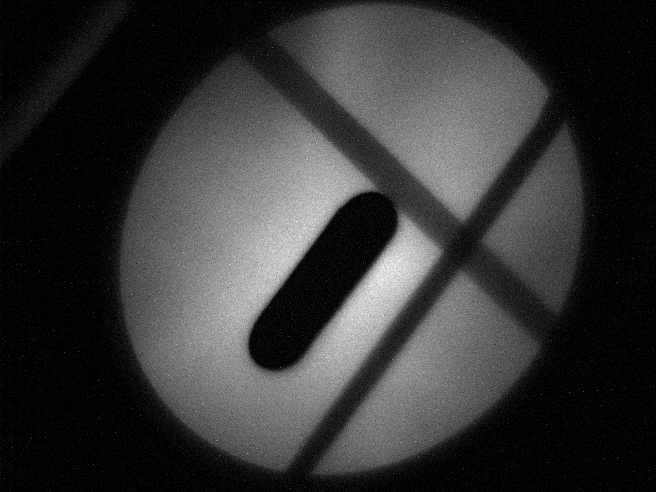
#> input picture Project2_Data/MIRAGE/ProtonSpatial/20210501/run04/Shot7.TIFF, 656 x 492 px, found by its file name
$ python app.py
#> lines starting #> are read from the running program, lines starting #| are printed output that depends on the picture; after the words box and inside, x2 and y2 are one past the last pixel; in counts of white or black regions, pixels touching at a corner belong together
import cv2
import numpy as np
from PIL import Image
import os
import logging

logging.basicConfig(level=logging.DEBUG)

# Define the base directory
BASE_DIR = os.getcwd()
output_dir = os.path.join(BASE_DIR, 'output')

# Ensure the output directory exists
if not os.path.exists(output_dir):
    os.makedirs(output_dir)

# Function to convert TIFF to PNG
def convert_tiff_to_png(input_path):
    tiff_image = Image.open(input_path)
#> tiff_image is the input picture: PIL image 656x492 L; min 0, max 255, mean 52.9
    png_filename = os.path.splitext(os.path.basename(input_path))[0] + '.png'
    converted_image_path = os.path.join(BASE_DIR, png_filename)
    tiff_image.save(converted_image_path, 'PNG')
    tiff_image.close()
    logging.debug(f"Converted TIFF to PNG: {converted_image_path}")
    return converted_image_path

# Function to process the image
def process_image(image_path):
    # Load the image in grayscale
#> called with image_path = 'shot7.png'
    image = cv2.imread(image_path, cv2.IMREAD_GRAYSCALE)
    if image is None:
        logging.error(f"Error loading image from {image_path}")
        return None

    # Perform thresholding
    _, thresholded_image = cv2.threshold(image, 230, 255, cv2.THRESH_BINARY)
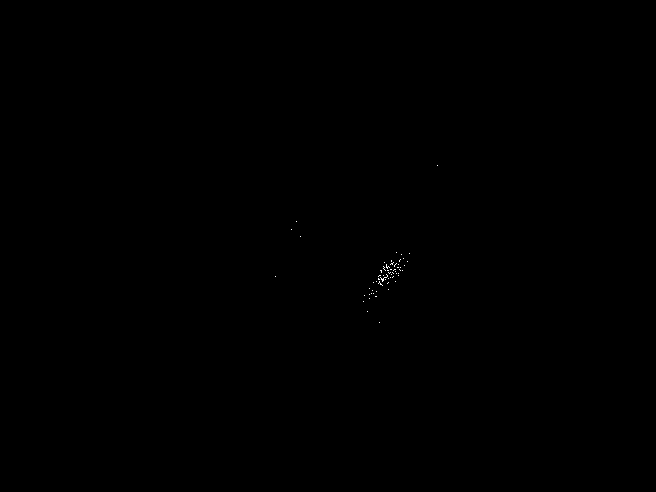
#> thresholded_image: shape (492, 656); 0.04% white in thin lines or dots, all inside (x1, y1, x2, y2) = (275, 165, 438, 323)

    # Morphological opening to remove noise
    kernel = np.ones((2, 2), np.uint8)
    opened_image = cv2.morphologyEx(thresholded_image, cv2.MORPH_OPEN, kernel)
#> opened_image: shape (492, 656); 0% white in thin lines or dots, all inside (x1, y1, x2, y2) = (383, 280, 385, 282)

    # Find contours
    contours, _ = cv2.findContours(opened_image, cv2.RETR_EXTERNAL, cv2.CHAIN_APPROX_SIMPLE)
#> contours = [[[383, 280], [383, 281], [384, 281], [384, 280]]]
    if contours:
        largest_contour = max(contours, key=cv2.contourArea)
#> largest_contour = [[383, 280], [383, 281], [384, 281], [384, 280]]

        # Draw the largest contour in red
        color_image = cv2.cvtColor(opened_image, cv2.COLOR_GRAY2BGR)
        cv2.drawContours(color_image, [largest_contour], -1, (0, 0, 255), 2)
#> color_image: shape (492, 656, 3); mean B, G, R 0, 0, 0

        # Save the processed image
        processed_image_filename = os.path.splitext(os.path.basename(image_path))[0] + '_processed.png'
        processed_image_path = os.path.join(output_dir, processed_image_filename)
        cv2.imwrite(processed_image_path, color_image)
        logging.debug(f"Processed image saved to: {processed_image_path}")

        return processed_image_path

# Main code
if __name__ == '__main__':
    # Replace this with your TIFF image path
    input_file_path = 'Project2_Data/MIRAGE/ProtonSpatial/20210501/run04/shot7.tiff'

    # Check if the file is TIFF and convert to PNG
    if input_file_path.lower().endswith(('.tiff', '.tif')):
        input_file_path = convert_tiff_to_png(input_file_path)

    # Process the image
    output_file_path = process_image(input_file_path)

    if output_file_path:
        print(f"Processed image saved at: {output_file_path}")
    else:
        print("Failed to process the image.")
